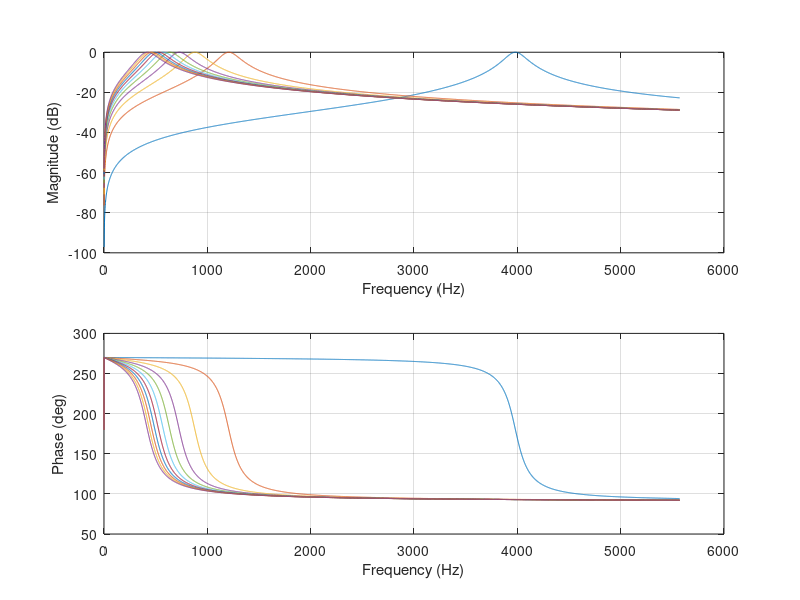

Here is the MATLAB script that generated this plot:
clear variables; clc; close all;

% Task 1
a = 0;                
b = 35000;                
n = 5001;                %  Number of frequency points
w = linspace(a,b,n)';    %  Define the frequency range
s = 1j*w;


R = 80e3;
C = 10e-9;

for Rp = 0:1000:10000

    Giw_1 = -C*R*(Rp+100)*s./( (C^2)*(R^2)*(Rp+100)*s.^2 + C*R*(Rp+100)*s +(R+Rp+100)/2 );        %  FRF – use ‘.’ operators
    magGiw_1 = abs(Giw_1);       %  FRF magnitude
    MdB_1 = 20*log10(magGiw_1);  %  Magnitude in dB
    phaseGiw_1 = unwrap(angle(Giw_1))*180/pi;  %  FRF phase in degrees.  Unwrap prevents jumps
                                           %  around the unit circle.
    
    
    set(gcf,'Position',[50 50 1300 750])
    set(gcf, 'color', 'w')
    subplot(211)             %  Create a subplot figure
    plot(w/(2*pi),MdB_1)          %  Bode magnitude plot
    hold on
    grid on
    xlabel('Frequency (Hz)')
    ylabel('Magnitude (dB)')

    subplot(212)
    plot(w/(2*pi),phaseGiw_1)     %  Bode phase plot
    hold on
    grid on
    xlabel('Frequency (Hz)')
    ylabel('Phase (deg)')	

end